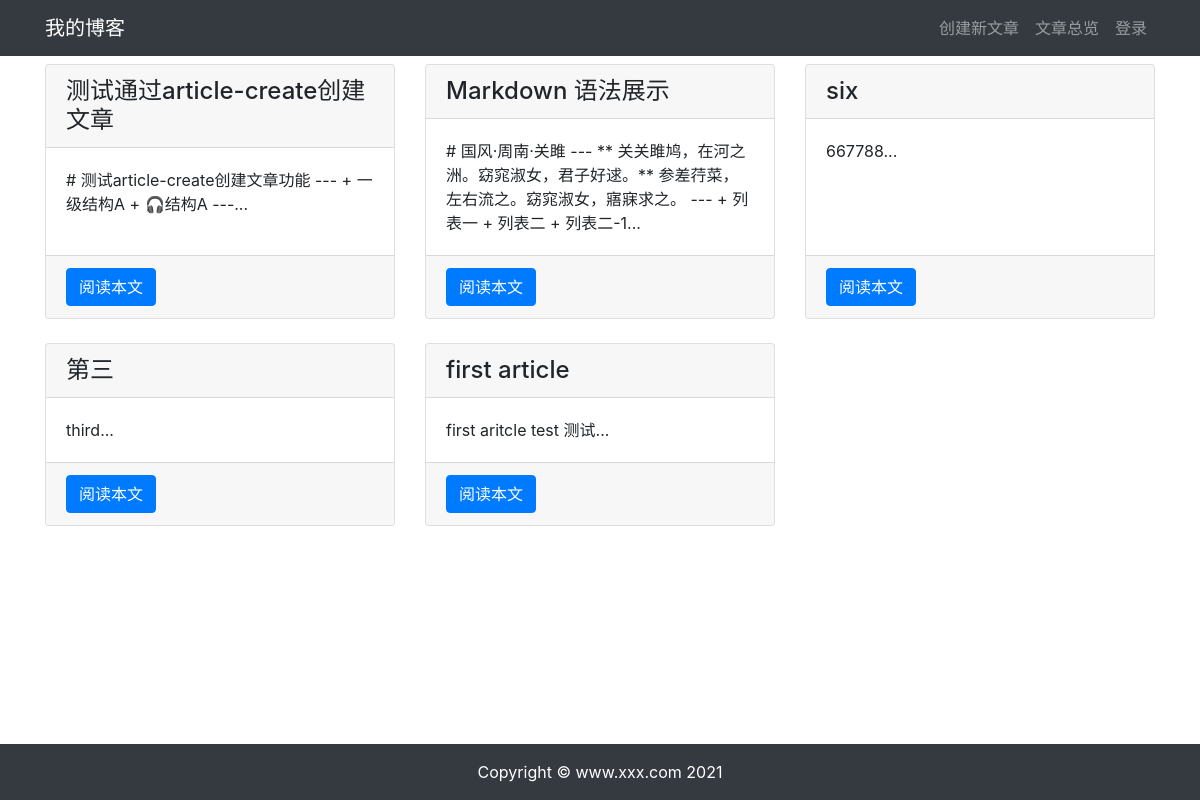
The app's page /article/article-list/, older data.
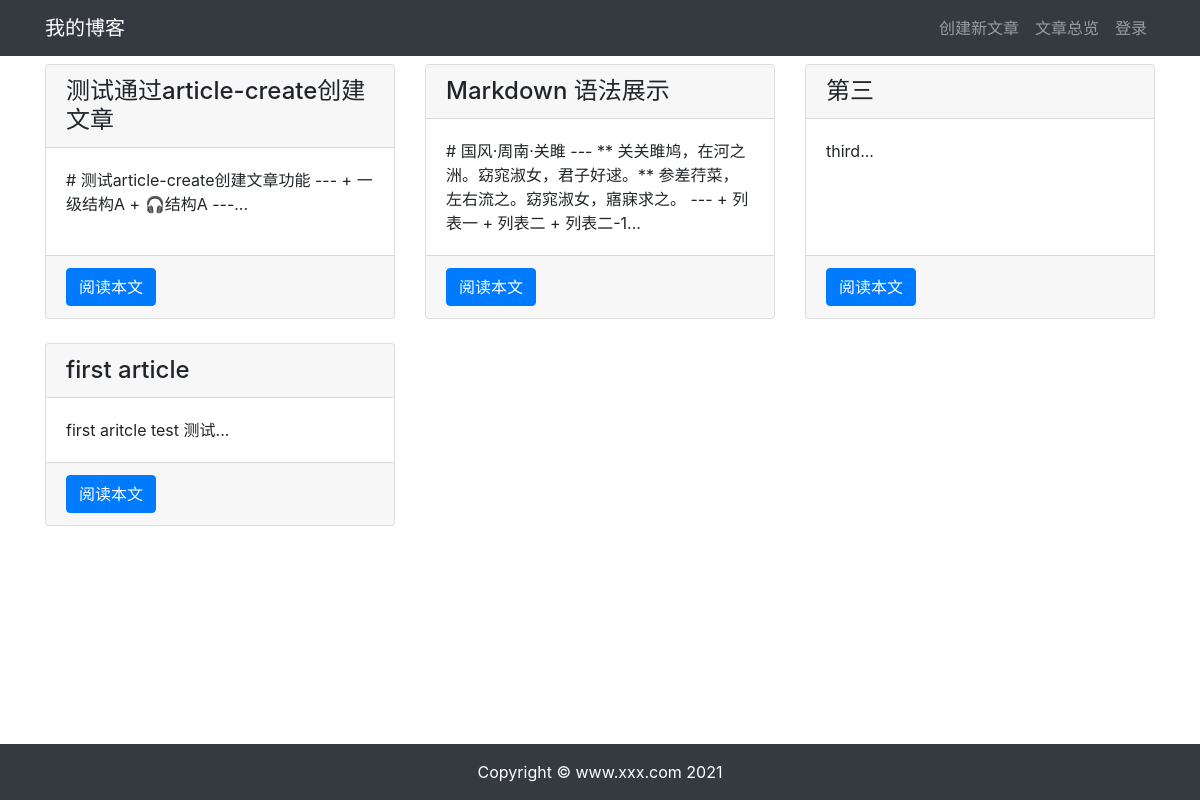
The same page, newer data.
### article/models.py (models this page shows, shortened)
class ArticlePost(models.Model):
    author = models.ForeignKey(User, on_delete=models.CASCADE)
    title = models.CharField(max_length=100)
    body = models.TextField()
    created = models.DateTimeField(default=timezone.now)
    updated = models.DateTimeField(auto_now=True)
    class Meta:
        ordering = ('-created',)

### article/views.py (the view)
# urls.py: path('article-list/', views.article_list, name='article_list'),
def article_list(request):
    articles = ArticlePost.objects.all()
    context = {'articles': articles}
    return render(request, 'article/list.html', context)

### templates/article/list.html (shortened to what this page needs)
{% extends "base.html" %}
{% load staticfiles %}
{% block content %}
<div class="container">
    <div class="row mt-2">
        {% for article in articles %}
        <div class="col-4 mb-4">
            <div class="card h-100">
                <h4 class="card-header">{{ article.title }}</h4>
                <div class="card-body">
                    <p class="card-text">{{ article.body|slice:'100' }}...</p>
                </div>
                <div class="card-footer">
                    <a href="{% url 'article:article_detail' article.id %}" class="btn btn-primary">阅读本文</a>
                </div>
            </div>
        </div>
        {% endfor %}
    </div>
</div>
{% endblock content %}

### templates/base.html (shortened to what this page needs)
{% load staticfiles %}
<!DOCTYPE html>
<html lang="zh-cn">
<head>
    <link rel="stylesheet" href="{% static 'bootstrap/css/bootstrap.min.css' %}">
    <link rel="stylesheet" href="{% static 'md_css/monokai.css' %}">
</head>
<body>
    {% include './header.html' %}
    {% block content %}{% endblock content %}
    {% include 'footer.html' %}
</body>
</html>

### templates/header.html (shortened to what this page needs)
<nav class="navbar navbar-expand-lg navbar-dark bg-dark">
    <div class="container">
        <a class="navbar-brand" href=".">我的博客</a>
        <div>
            <ul class="navbar-nav">
                <li class="nav-item">
                    <a class="nav-link" href="{% url 'article:article_create' %}">创建新文章</a>
                </li>
                <li class="nav-item">
                    <a class="nav-link" href="{% url 'article:article_list' %}">文章总览</a>
                </li>
                {% if user.is_authenticated %}
                    <li class="nav-item dropdown">
                        <a class="nav-link dropdown-toggle" href="#" id="navbarDropdown" role="button" data-toggle="dropdown" aria-haspopup="true" aria-expanded="false">
                            {{ user.username }}
                        </a>
                        <div class="dropdown-menu" aria-labelledby="navbarDropdown">
                            <a class="dropdown-item" href="{% url 'userprofile:edit' user.id %}">个人信息</a>
                            <a class="dropdown-item" href="#" onclick="user_delete()">删除用户</a>
                            <a class="dropdown-item" href="{% url 'userprofile:logout' %}">退出登录</a>
                        </div>
                    </li>
                {% else %}
                    <li class="nav-item">
                        <a class="nav-link" href="{% url 'userprofile:login' %}">登录</a>
                    </li>
                {% endif %}
            </ul>
        </div>
    </div>
</nav>

### templates/footer.html
{% load staticfiles %}
<div>
    <br><br><br>
</div>
<footer class="py-3 bg-dark fixed-bottom">
    <div class="container">
        <p class="m-0 text-center text-white">Copyright &copy; www.xxx.com 2021</p>
    </div>
</footer>

Row changes from the older to the newer data that the page shows:
removed ArticlePost: title "six", body "667788"
